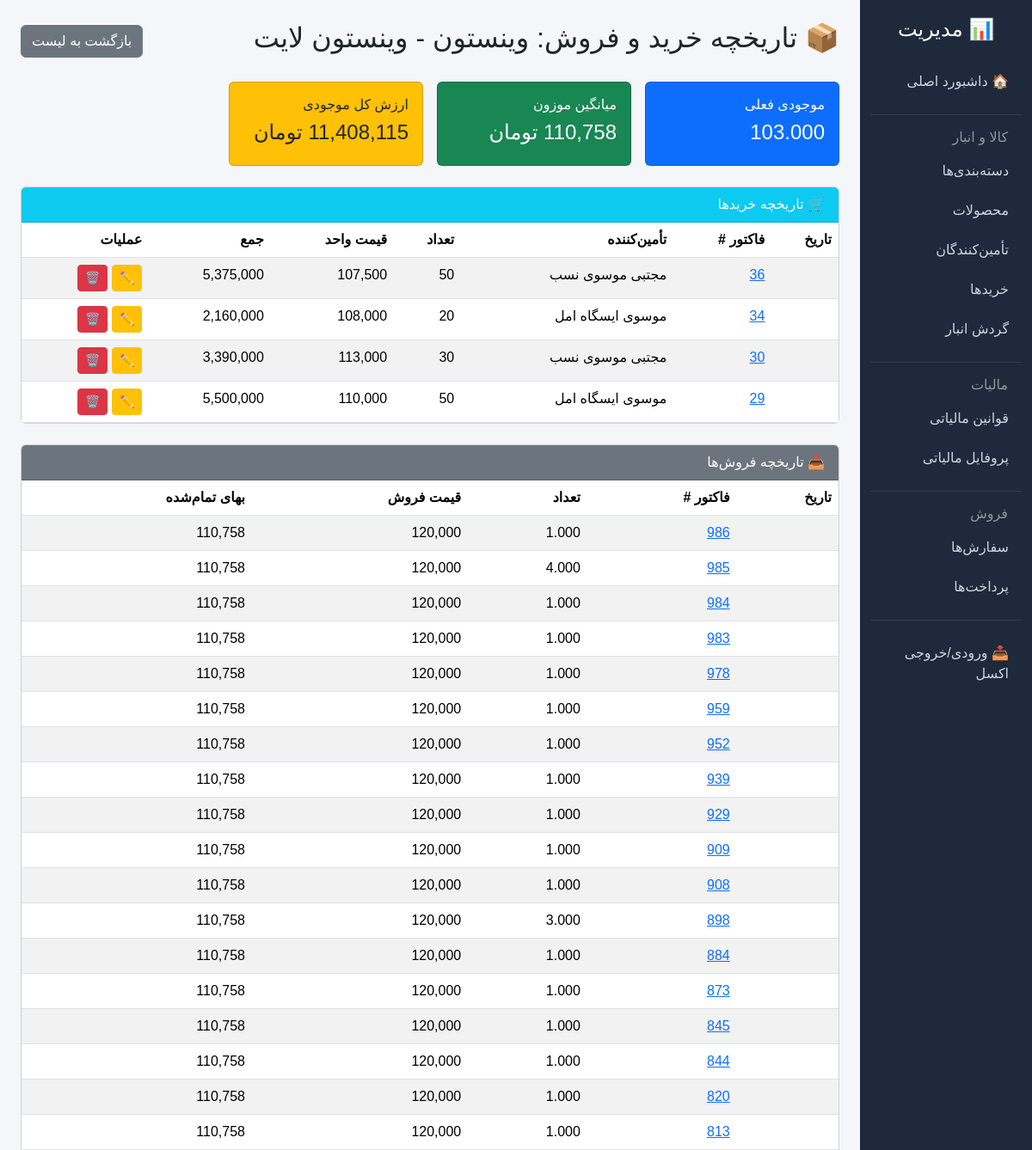
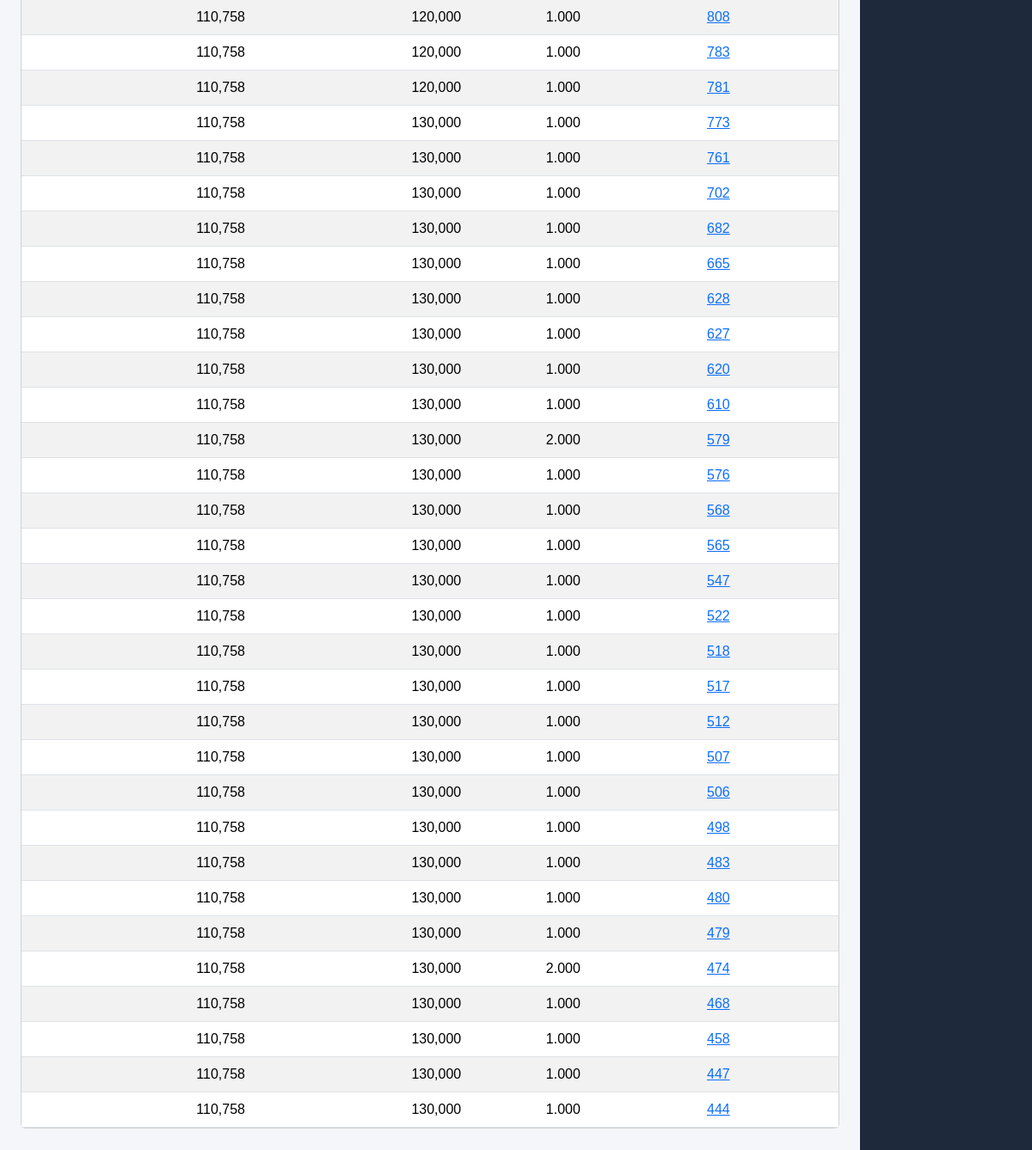
/management/products/1/purchases/ (signed in), run on an earlier commit of the app's database (2 pictures, top to bottom).
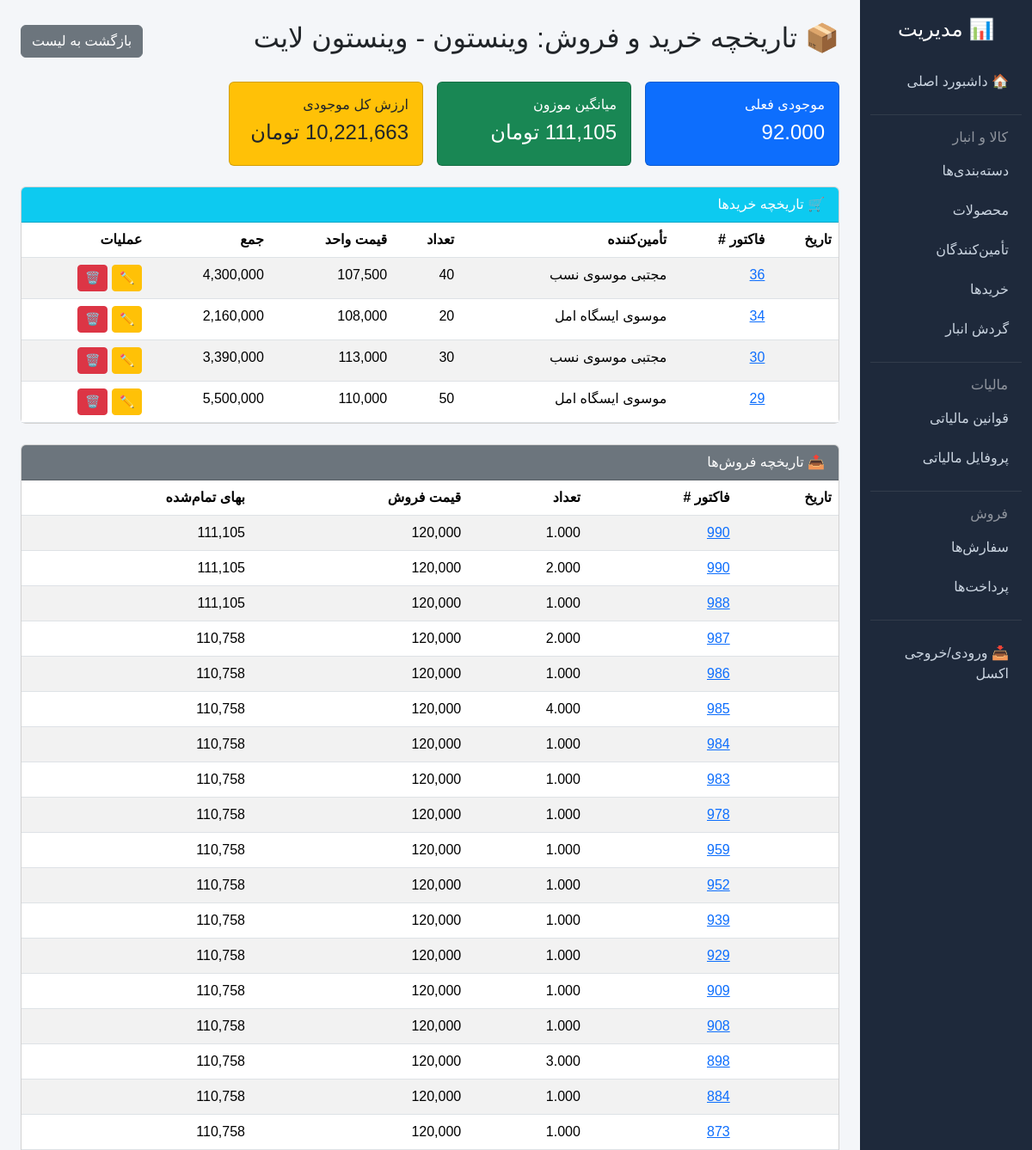
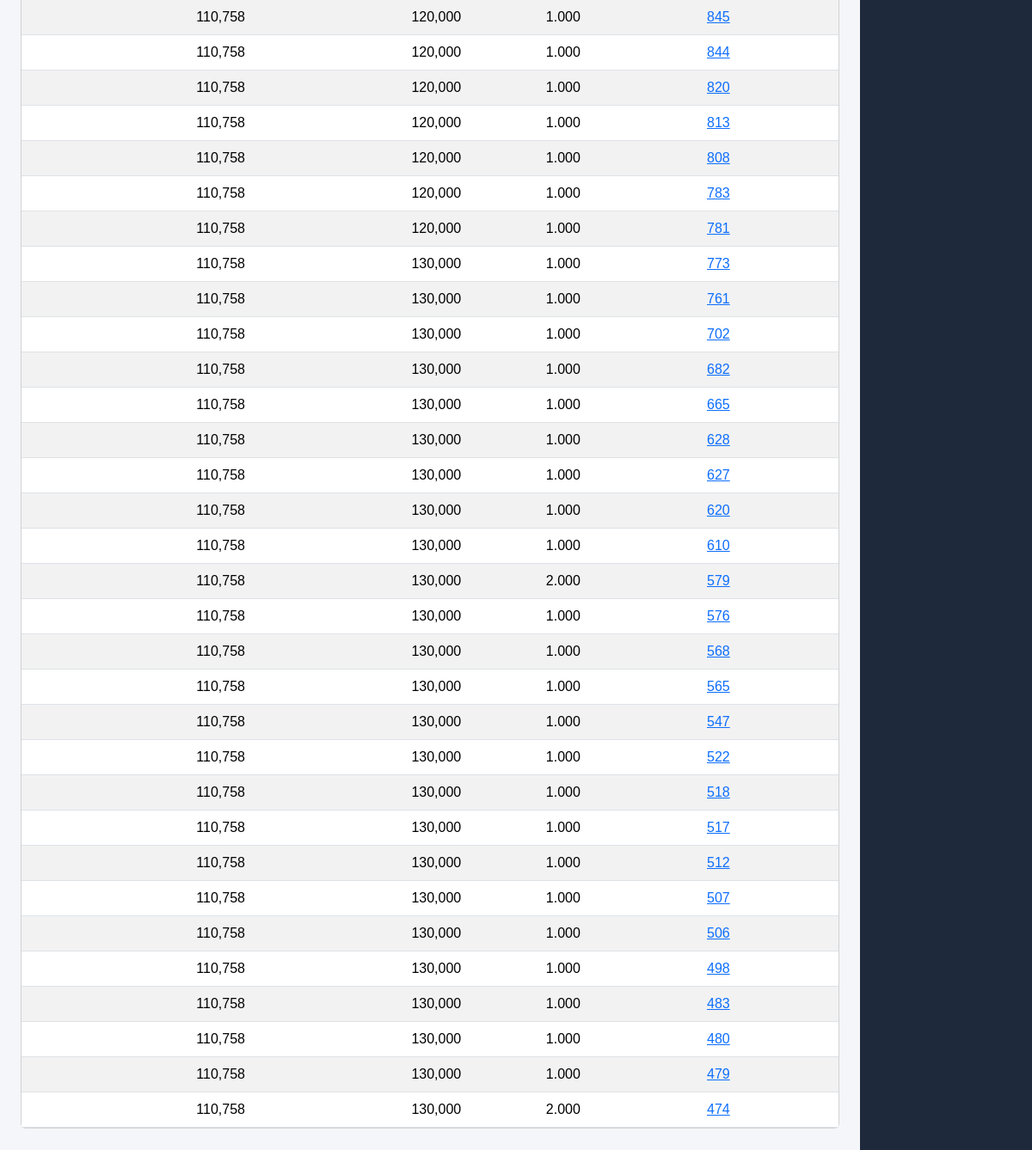
And on a later commit of the database (2 pictures, top to bottom).
### inventory/models.py (models this page shows, shortened)
class Product(models.Model):
    UNIT_CHOICES = [
        ('pack', 'بسته'),
        ('carton', 'کارتن'),
        ('piece', 'عدد'),
        ('kg', 'کیلوگرم'),
    ]
    name = models.CharField(max_length=200, verbose_name="نام کالا")
    barcode = models.CharField(max_length=50, unique=True, db_index=True, verbose_name="بارکد")
    category = models.ForeignKey(Category, on_delete=models.PROTECT, verbose_name="دسته‌بندی")
    unit = models.CharField(max_length=10, choices=UNIT_CHOICES, default='pack', verbose_name="واحد")
    purchase_price = models.DecimalField(max_digits=12, decimal_places=0, verbose_name="قیمت خرید (تومان)")
    selling_price = models.DecimalField(max_digits=12, decimal_places=0, verbose_name="قیمت فروش (تومان)")
    is_active = models.BooleanField(default=True, verbose_name="فعال")
    stock_quantity = models.DecimalField(
        max_digits=12, decimal_places=3, default=0,
        validators=[MinValueValidator(0)], verbose_name="موجودی"
    )
    inventory_cost = models.DecimalField(
        max_digits=14, decimal_places=0, default=0,
        verbose_name="ارزش موجودی (تومان)"
    )
    is_featured = models.BooleanField(default=False, verbose_name="نمایش در دسترسی سریع")
    class Meta:
        verbose_name = "محصول"
        verbose_name_plural = "محصولات"
    def __str__(self):
        if self.category:
            return f"{self.category.name} - {self.name}"
        return self.name

class PurchaseItem(models.Model):
    purchase = models.ForeignKey(Purchase, related_name='items', on_delete=models.CASCADE, verbose_name="فاکتور خرید")
    product = models.ForeignKey(Product, on_delete=models.PROTECT, verbose_name="کالا")
    quantity = models.PositiveIntegerField(verbose_name="تعداد")
    unit_price = models.DecimalField(max_digits=12, decimal_places=0, verbose_name="قیمت واحد (تومان)")
    tax_amount = models.DecimalField(max_digits=12, decimal_places=0, default=0, verbose_name="مالیات (تومان)")
    class Meta:
        verbose_name = "اقلام خرید"
        verbose_name_plural = "اقلام خرید"

class Purchase(models.Model):
    supplier = models.ForeignKey(Supplier, on_delete=models.PROTECT, verbose_name="تأمین‌کننده")
    created_at = models.DateTimeField(auto_now_add=True, verbose_name="تاریخ")
    total_amount = models.DecimalField(max_digits=14, decimal_places=0, verbose_name="مبلغ کل (تومان)")
    is_paid = models.BooleanField(default=False, verbose_name="پرداخت شده")
    class Meta:
        verbose_name = "خرید"
        verbose_name_plural = "خریدها"

class Supplier(models.Model):
    name = models.CharField(max_length=200, verbose_name="نام")
    phone = models.CharField(max_length=15, blank=True, verbose_name="تلفن")
    address = models.TextField(blank=True, verbose_name="آدرس")
    class Meta:
        verbose_name = "تأمین‌کننده"
        verbose_name_plural = "تأمین‌کنندگان"

class Category(models.Model):
    name = models.CharField(max_length=100, unique=True, verbose_name="نام")
    parent = models.ForeignKey(
        'self', null=True, blank=True, on_delete=models.SET_NULL,
        verbose_name="والد"
    )
    class Meta:
        verbose_name = "دسته‌بندی"
        verbose_name_plural = "دسته‌بندی‌ها"

### sales/models.py (models this page shows, shortened)
class OrderItem(models.Model):
    order = models.ForeignKey(Order, related_name='items', on_delete=models.CASCADE, verbose_name="سفارش")
    product = models.ForeignKey(Product, on_delete=models.PROTECT, verbose_name="کالا")
    quantity = models.DecimalField(max_digits=10, decimal_places=3, default=1, verbose_name="تعداد")
    unit_price = models.DecimalField(max_digits=12, decimal_places=0, verbose_name="قیمت فروش واحد (تومان)")
    tax_amount = models.DecimalField(max_digits=12, decimal_places=0, default=0, verbose_name="مالیات (تومان)")
    purchase_cost = models.DecimalField(
        max_digits=12, decimal_places=0, default=0,
        verbose_name="بهای تمام‌شده واحد (تومان)"
    )
    is_returned = models.BooleanField(default=False, verbose_name="برگشت خورده")
    returned_quantity = models.DecimalField(
        max_digits=10, decimal_places=3, default=0, verbose_name="تعداد برگشتی"
    )
    class Meta:
        verbose_name = "اقلام فروش"
        verbose_name_plural = "اقلام فروش"

class Order(models.Model):
    user = models.ForeignKey(settings.AUTH_USER_MODEL, on_delete=models.PROTECT, verbose_name="کاربر")
    customer = models.ForeignKey(Customer, null=True, blank=True, on_delete=models.SET_NULL, verbose_name="مشتری")
    customer_name = models.CharField(max_length=100, blank=True, null=True, verbose_name="نام مشتری")
    customer_phone = models.CharField(max_length=15, blank=True, null=True, verbose_name="تلفن مشتری")
    created_at = models.DateTimeField(auto_now_add=True, verbose_name="تاریخ ایجاد")
    is_paid = models.BooleanField(default=False, verbose_name="پرداخت شده")
    subtotal = models.DecimalField(max_digits=12, decimal_places=0, default=0, verbose_name="جمع کل")
    total_tax = models.DecimalField(max_digits=12, decimal_places=0, default=0, verbose_name="جمع مالیات")
    discount_type = models.CharField(max_length=10, default='none', verbose_name="نوع تخفیف")
    discount_value = models.DecimalField(max_digits=10, decimal_places=0, default=0, verbose_name="مقدار تخفیف")
    discount_amount = models.DecimalField(max_digits=12, decimal_places=0, default=0, verbose_name="مبلغ تخفیف")
    grand_total = models.DecimalField(max_digits=12, decimal_places=0, default=0, verbose_name="قابل پرداخت")
    is_held = models.BooleanField(default=False, verbose_name="نگهداری شده")
    held_at = models.DateTimeField(null=True, blank=True, verbose_name="تاریخ نگهداری")
    is_return = models.BooleanField(default=False, verbose_name="فاکتور برگشتی")
    original_order = models.ForeignKey(
        'self', null=True, blank=True, on_delete=models.SET_NULL,
        related_name='return_orders', verbose_name="فاکتور اصلی"
    )
    class Meta:
        verbose_name = "سفارش"
        verbose_name_plural = "سفارش‌ها"

### management/views.py (the view)
# urls.py: path('products/<int:pk>/purchases/', views.ProductPurchaseHistoryView.as_view(), name='product_purchase_history'),
class ProductPurchaseHistoryView(BaseManagementView, DetailView):
    model = Product
    template_name = 'management/product_purchase_history.html'
    context_object_name = 'product'
    def get_context_data(self, **kwargs):
        context = super().get_context_data(**kwargs)
        purchases = PurchaseItem.objects.filter(
            product=self.object
        ).select_related('purchase__supplier').order_by('-purchase__created_at')
        for item in purchases:
            item.row_total = item.quantity * item.unit_price
        context['purchases'] = purchases
        context['sales'] = OrderItem.objects.filter(
            product=self.object
        ).select_related('order').order_by('-order__created_at')[:50]
        context['current_stock'] = self.object.stock_quantity
        if self.object.stock_quantity > 0:
            context['current_avg'] = self.object.inventory_cost / self.object.stock_quantity
        else:
            context['current_avg'] = Decimal('0')
        context['current_value'] = self.object.inventory_cost
        return context

### core/templatetags/jalali_filters.py (called while the page is built)
@register.filter
def jalali_date(value, format="%Y/%m/%d %H:%M"):
    if value is None:
        return ""
    if hasattr(value, 'hour'):
        value = timezone.localtime(value)
    if hasattr(value, 'hour'):
        j_date = jdatetime.datetime.fromgregorian(datetime=value)
    else:
        j_date = jdatetime.date.fromgregorian(date=value)
    return j_date.strftime(format)

### management/templates/management/product_purchase_history.html (shortened to what this page needs)
{% extends 'management/base.html' %}
{% load humanize %}
{% load jalali_filters %}
{% block content %}
<div class="d-flex justify-content-between align-items-center mb-4">
    <h2>📦 تاریخچه خرید و فروش: {{ product }}</h2>
    <a href="{% url 'management:product_list' %}" class="btn btn-secondary">بازگشت به لیست</a>
</div>
<div class="row g-3 mb-4">
    <div class="col-md-3">
        <div class="card bg-primary text-white">
            <div class="card-body">
                <h6>موجودی فعلی</h6>
                <h4>{{ current_stock }}</h4>
            </div>
        </div>
    </div>
    <div class="col-md-3">
        <div class="card bg-success text-white">
            <div class="card-body">
                <h6>میانگین موزون</h6>
                <h4>{{ current_avg|floatformat:"0"|intcomma }} تومان</h4>
            </div>
        </div>
    </div>
    <div class="col-md-3">
        <div class="card bg-warning text-dark">
            <div class="card-body">
                <h6>ارزش کل موجودی</h6>
                <h4>{{ current_value|floatformat:"0"|intcomma }} تومان</h4>
            </div>
        </div>
    </div>
</div>
<div class="card mb-4">
    <div class="card-header bg-info text-white">🛒 تاریخچه خریدها</div>
    <div class="card-body p-0">
        {% if purchases %}
        <table class="table table-striped mb-0">
            <thead>
                <tr>
                    <th>تاریخ</th>
                    <th>فاکتور #</th>
                    <th>تأمین‌کننده</th>
                    <th>تعداد</th>
                    <th>قیمت واحد</th>
                    <th>جمع</th>
                    <th>عملیات</th>
                </tr>
            </thead>
            <tbody>
                {% for item in purchases %}
                <tr>
                    <td>{{ item.purchase.created_at|jalali_date:"%Y/%m/%d %H:%M" }}</td>
                    <td><a href="{% url 'management:purchase_detail' item.purchase.id %}">{{ item.purchase.id }}</a></td>
                    <td>{{ item.purchase.supplier.name }}</td>
                    <td>{{ item.quantity }}</td>
                    <td>{{ item.unit_price|intcomma }}</td>
                    <td>{{ item.row_total|floatformat:"0"|intcomma }}</td>
                    <td>
                        <a href="{% url 'management:purchase_item_update' item.id %}" class="btn btn-sm btn-warning">✏️</a>
                        <a href="{% url 'management:purchase_item_delete' item.id %}" class="btn btn-sm btn-danger">🗑️</a>
                    </td>
                </tr>
                {% endfor %}
            </tbody>
        </table>
        {% else %}
        <div class="p-3">هیچ خریدی ثبت نشده است.</div>
        {% endif %}
    </div>
</div>
<div class="card">
    <div class="card-header bg-secondary text-white">📤 تاریخچه فروش‌ها</div>
    <div class="card-body p-0">
        {% if sales %}
        <table class="table table-striped mb-0">
            <thead>
                <tr>
                    <th>تاریخ</th>
                    <th>فاکتور #</th>
                    <th>تعداد</th>
                    <th>قیمت فروش</th>
                    <th>بهای تمام‌شده</th>
                </tr>
            </thead>
            <tbody>
                {% for item in sales %}
                <tr>
                    <td>{{ item.order.created_at|jalali_date:"%Y/%m/%d %H:%M" }}</td>
                    <td><a href="{% url 'management:order_detail' item.order.id %}">{{ item.order.id }}</a></td>
                    <td>{{ item.quantity }}</td>
                    <td>{{ item.unit_price|intcomma }}</td>
                    <td>{{ item.purchase_cost|intcomma }}</td>
                </tr>
                {% endfor %}
            </tbody>
        </table>
        {% else %}
        <div class="p-3">هیچ فروشی ثبت نشده است.</div>
        {% endif %}
    </div>
</div>
{% endblock %}

What changed in the data, as far as the page shows it:
no longer on this page (row unchanged): OrderItem: order.id "468", quantity "1.000", unit_price "130,000", purchase_cost "110,758"
no longer on this page (row unchanged): OrderItem: order.id "458", quantity "1.000", unit_price "130,000", purchase_cost "110,758"
no longer on this page (row unchanged): OrderItem: order.id "447", quantity "1.000", unit_price "130,000", purchase_cost "110,758"
no longer on this page (row unchanged): OrderItem: order.id "444", quantity "1.000", unit_price "130,000", purchase_cost "110,758"
changed Product "وینستون - وینستون لایت": stock_quantity "103.000" → "92.000"
changed PurchaseItem (number 1 of 4 on the later page): quantity "50" → "40"; row_total "5,375,000" → "4,300,000"
added OrderItem: order.id "990", quantity "1.000", unit_price "120,000", purchase_cost "111,105"
added OrderItem: order.id "990", quantity "2.000", unit_price "120,000", purchase_cost "111,105"
added OrderItem: order.id "988", quantity "1.000", unit_price "120,000", purchase_cost "111,105"
added OrderItem: order.id "987", quantity "2.000", unit_price "120,000", purchase_cost "110,758"
